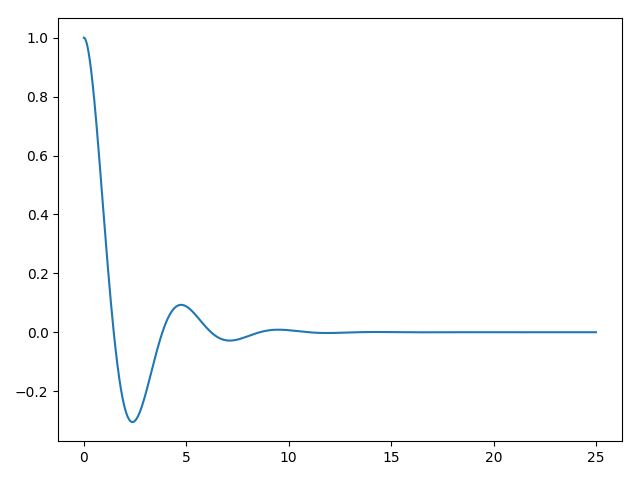

Generate this figure with Python:
import numpy as np
import matplotlib.pyplot as pl
from scipy.integrate import odeint


#calcola le derivate dell'array y
def solve(y,t):
    return [y[1],-2*y[0]-y[1]]

t=np.arange(0,25.0,0.01)
y=odeint(solve,[1,0],t)

pl.plot(t,y[0:,0])
pl.show()
